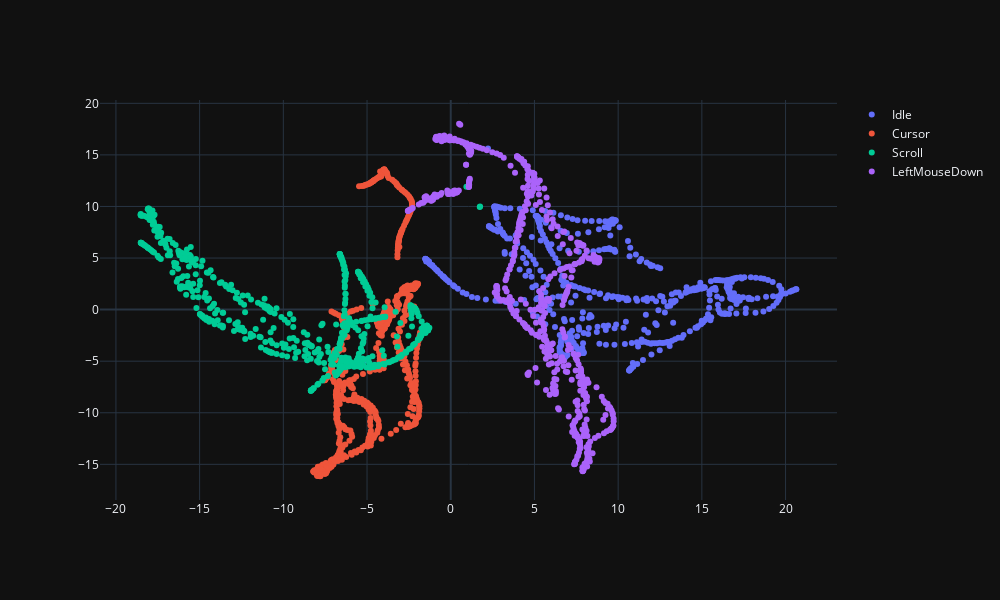

Notebook code cell kept with this figure:
### Markdown cell above
## 2D

### Code cell
fig_2d_tsne = go.Figure()

totalClasses = list(
    label.unique()
    )



for class_name in totalClasses:
    indices = (label == class_name)
    fig_2d_tsne.add_trace(
        go.Scatter(
            x = features_tnse[indices, 0],
            y = features_tnse[indices, 1],
            mode= 'markers',
            name=class_name
            )
        
    )

fig_2d_tsne.update_layout(margin=dict( l=100,r=100,b=100,t=100),width=1000,height=600)                 

fig_2d_tsne.layout.template = 'plotly_dark'
fig_2d_tsne.show()

### Figure 1 — Plotly figure (JSON) as saved in the notebook; plotly's stock layout.template omitted (floating-point values rounded to 4 significant figures; data arrays with more than 128 entries replaced by an {"elided": "..."} marker saying what was removed)
{"data": [{"mode": "markers", "name": "Idle", "type": "scatter", "x": {"elided": "508 float values"}, "y": {"elided": "508 float values"}}, {"mode": "markers", "name": "Cursor", "type": "scatter", "x": {"elided": "538 float values"}, "y": {"elided": "538 float values"}}, {"mode": "markers", "name": "Scroll", "type": "scatter", "x": {"elided": "565 float values"}, "y": {"elided": "565 float values"}}, {"mode": "markers", "name": "LeftMouseDown", "type": "scatter", "x": {"elided": "558 float values"}, "y": {"elided": "558 float values"}}], "layout": {"height": 600, "margin": {"b": 100, "l": 100, "r": 100, "t": 100}, "width": 1000}}
